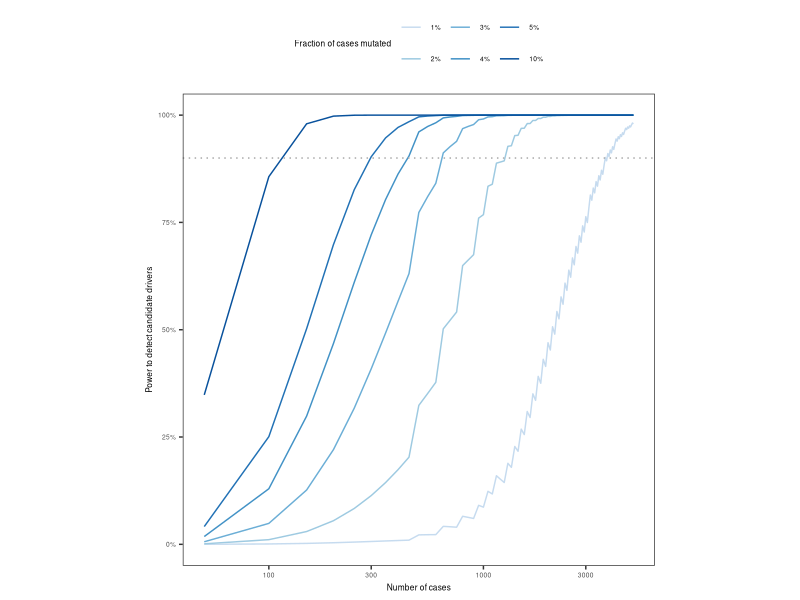
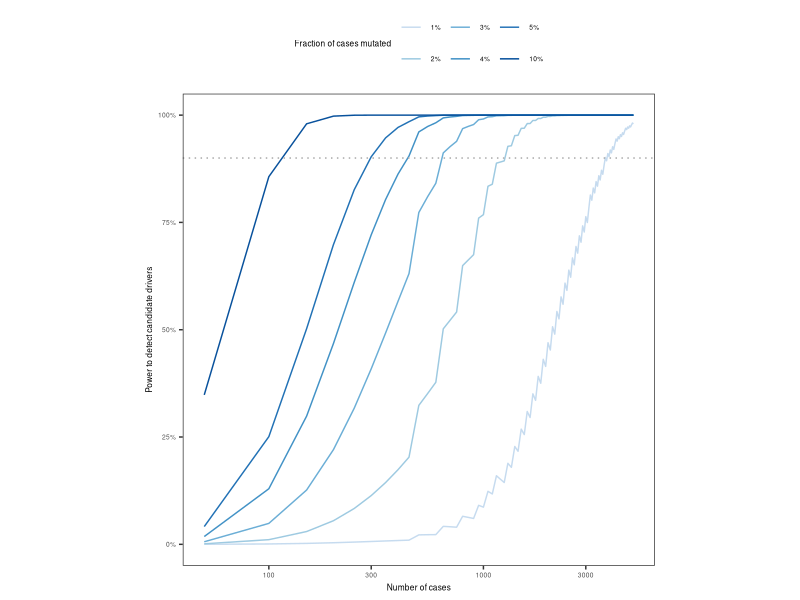

Reproduce these figures in R, in order. (Note: this script raises an error after producing the figures.)
library(tidyverse)
library(RColorBrewer)
library(scales)
# from lawrence 2014
# binom.test( rbinom(1, N, p0), N, p = 5E-6, alternative = "l")

calculate_p0 <- function(mu=1.4E-6, f_g=3.9, L=1500) {
  # mu 1.3E-6 for myeloma # background mutation frequency in mutations per base
  # f_g = 3.9 for the 90th percentile # gene-specific mutation rate factor calculated by MutSigCV
  # L = 1500 gene length in coding base
  p0 = 1 - (1 - mu * f_g) ^ (3*L/4)
  p0
}

calculate_p1 <- function(p0, r=0.1, m=0.1) {
  # r frequency of non silent mutations in the population above background
  # m misdetection rate
  p1 = p0 + r*(1-m)
  p1
}

find_min_patients_p0 <- function(N, p0, P=5E-6){
  # k number of trials (patients) with a non silent mutation, 
  # P genome wide significance
  k <- 0
  p_val <- 1
  while(p_val > P) {
    if(k+1>N)(return(N))
    p_val <-  binom.test(k+1, N, p0, alternative = "g")$p.value
    k <- k + 1
  }
  return(k)
}

calculate_power_p1 <- function(min.patients, N, p1){
  pbinom(min.patients-1, N, p1, lower.tail = FALSE)
}

N=300
p0 <- calculate_p0()
p1 <- calculate_p1(p0, r = 0.05)
min.patients <- find_min_patients_p0(N, p0)
power <- calculate_power_p1(min.patients, N, p1)

# curves

power.to.detect.drivers <- expand_grid(N = seq(50, 5000, by=50), 
                                       r = c(0.01, 0.02, 0.03, 0.04, 0.05, 0.1)) %>%
  mutate(p0=calculate_p0(mu=1.4E-6, f_g=3.9, L=1500)) %>%
  rowwise() %>%
  mutate(
    p1 = calculate_p1(p0, r = r),
    min.patients = find_min_patients_p0(N, p0),
    power = calculate_power_p1(min.patients, N, p1)
  )


fig.s1a <- ggplot(power.to.detect.drivers, aes(N, power, color=factor(r, labels=percent(unique(r))))) + 
  geom_line() +
  geom_hline(yintercept = 0.9, color="darkgrey", linetype=3) +
  # geom_vline(xintercept = c(224, 1034), color="darkgrey", linetype=3) +
  scale_color_manual(values=brewer.pal(9, "Blues")[3:9]) +
  scale_x_log10() +
  scale_y_continuous(labels = scales::percent) +
  labs(x="Number of cases", y="Power to detect candidate drivers", color="Fraction of cases mutated") +
  theme_bw() +
  theme(panel.grid = element_blank(), legend.position = "top", text = element_text(size = 6), aspect.ratio = 1)

fig.s1a

ggsave("../figures/binomial_power_adjusted_for_publication.pdf", fig.s1a, width = 2, height = 3)

binom.test(min.patients, N, p1, alternative = "l")



binom.test( rbinom(1, N, p1), N, p = 5E-6, alternative = "l")

binom.test( sum ( rbinom(N, 1, p1) ), N, p = 5E-6, alternative = "g")

binom.test()

rbinom(200, 1, p1)
